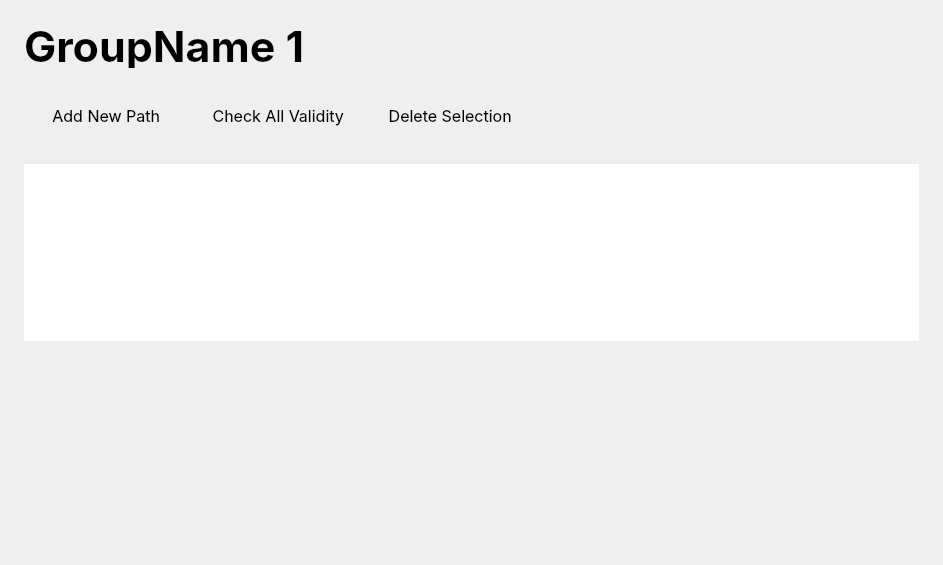
<?xml version="1.0" encoding="UTF-8"?>
<ui version="4.0">
 <class>GroupEditor</class>
 <widget class="QWidget" name="GroupEditor">
  <property name="geometry">
   <rect>
    <x>0</x>
    <y>0</y>
    <width>943</width>
    <height>565</height>
   </rect>
  </property>
  <property name="windowTitle">
   <string>Form</string>
  </property>
  <property name="styleSheet">
   <string notr="true">/*
*
*         widget background (group_editor_wdg)
*
*/
#GroupEditor
{
	background-color: &quot;#292929&quot;;
	color: &quot;#DBDBDB&quot;;
}


/*
*
*          group_name_lbl
*
*/
#GroupEditor #group_name_lbl
{
	color: &quot;#EFEFEF&quot;;
}


/*
*
*          ctrl_btn (control buttons)
*
*/

/** normal  **/
#GroupEditor #ctrl_new_btn ,
#GroupEditor #ctrl_delete_btn ,
#GroupEditor #ctrl_validity_btn
{
	padding-top: 8;
	padding-bottom: 8;
	padding-left: 8;
	padding-right: 8;

	border-radius: 24;
	height: 32;

	background-color: &quot;#404040&quot;;
}

/** hover  **/
#GroupEditor #ctrl_new_btn:hover ,
#GroupEditor #ctrl_validity_btn:hover
{
	background-color: &quot;#707070&quot;;
}

#GroupEditor #ctrl_delete_btn:hover
{
	background-color: &quot;#794C4C&quot;;
}

/** pressed  **/
#GroupEditor #ctrl_new_btn::pressed ,
#GroupEditor #ctrl_delete_btn::pressed ,
#GroupEditor #ctrl_validity_btn::pressed
{
	background-color: &quot;#756588&quot;;
}

#GroupEditor #ctrl_delete_btn::pressed
{
	background-color: &quot;#902A2C&quot;;
}


/*
*
*          TableView
*
*/

/** table bg  **/
#GroupEditor #table_view QWidget
{
	border-radius: 8;
	background-color: &quot;#404040&quot;;					/* table bg*/
}


#GroupEditor #table_view
{

	border-left: none;
	border-right: none;

	gridline-color: transparent;
	spacing: 8;

	outline: none;
	background-color: &quot;#383838&quot;;
	border-radius: 8;
}



/** table items  **/
#GroupEditor #table_view::item
{
	padding: 4;

	background-color: transparent;
	border-bottom: 1px solid &quot;#707070&quot;;  /* Bottom border for row separation */
}

#GroupEditor #table_view::item:selected
{
	color: white;
	background-color: &quot;#756588&quot;;  /* Bottom border for row separation */

	border: none;
	outline: none;
}


QHeaderView::section 
{
    border-left: none;
    border-right: none;
}

/*
*
*          mapper widget
*
*/

</string>
  </property>
  <layout class="QVBoxLayout" name="verticalLayout">
   <property name="spacing">
    <number>0</number>
   </property>
   <property name="leftMargin">
    <number>24</number>
   </property>
   <property name="topMargin">
    <number>24</number>
   </property>
   <property name="rightMargin">
    <number>24</number>
   </property>
   <property name="bottomMargin">
    <number>24</number>
   </property>
   <item>
    <widget class="QLabel" name="group_name_lbl">
     <property name="maximumSize">
      <size>
       <width>16777215</width>
       <height>44</height>
      </size>
     </property>
     <property name="font">
      <font>
       <family>Inter</family>
       <pointsize>32</pointsize>
       <bold>true</bold>
      </font>
     </property>
     <property name="text">
      <string>GroupName 1</string>
     </property>
    </widget>
   </item>
   <item>
    <spacer name="spc_top">
     <property name="orientation">
      <enum>Qt::Orientation::Vertical</enum>
     </property>
     <property name="sizeHint" stdset="0">
      <size>
       <width>20</width>
       <height>24</height>
      </size>
     </property>
    </spacer>
   </item>
   <item>
    <layout class="QHBoxLayout" name="btn_control_hbox">
     <property name="spacing">
      <number>12</number>
     </property>
     <item>
      <widget class="QPushButton" name="ctrl_new_btn">
       <property name="sizePolicy">
        <sizepolicy hsizetype="Minimum" vsizetype="Expanding">
         <horstretch>0</horstretch>
         <verstretch>0</verstretch>
        </sizepolicy>
       </property>
       <property name="minimumSize">
        <size>
         <width>160</width>
         <height>0</height>
        </size>
       </property>
       <property name="font">
        <font>
         <family>Inter</family>
         <pointsize>12</pointsize>
         <fontweight>Medium</fontweight>
        </font>
       </property>
       <property name="text">
        <string> Add New Path</string>
       </property>
       <property name="icon">
        <iconset resource="icons.qrc">
         <normaloff>:/icons/add_icon.svg</normaloff>:/icons/add_icon.svg</iconset>
       </property>
       <property name="iconSize">
        <size>
         <width>24</width>
         <height>24</height>
        </size>
       </property>
      </widget>
     </item>
     <item>
      <widget class="QPushButton" name="ctrl_validity_btn">
       <property name="sizePolicy">
        <sizepolicy hsizetype="Minimum" vsizetype="Expanding">
         <horstretch>0</horstretch>
         <verstretch>0</verstretch>
        </sizepolicy>
       </property>
       <property name="minimumSize">
        <size>
         <width>160</width>
         <height>0</height>
        </size>
       </property>
       <property name="font">
        <font>
         <family>Inter</family>
         <pointsize>12</pointsize>
         <fontweight>Medium</fontweight>
        </font>
       </property>
       <property name="text">
        <string> Check All Validity</string>
       </property>
       <property name="icon">
        <iconset resource="icons.qrc">
         <normaloff>:/icons/refresh_icon.svg</normaloff>:/icons/refresh_icon.svg</iconset>
       </property>
       <property name="iconSize">
        <size>
         <width>24</width>
         <height>24</height>
        </size>
       </property>
      </widget>
     </item>
     <item>
      <widget class="QPushButton" name="ctrl_delete_btn">
       <property name="sizePolicy">
        <sizepolicy hsizetype="Minimum" vsizetype="Expanding">
         <horstretch>0</horstretch>
         <verstretch>0</verstretch>
        </sizepolicy>
       </property>
       <property name="minimumSize">
        <size>
         <width>160</width>
         <height>0</height>
        </size>
       </property>
       <property name="font">
        <font>
         <family>Inter</family>
         <pointsize>12</pointsize>
         <fontweight>Medium</fontweight>
        </font>
       </property>
       <property name="text">
        <string> Delete Selection</string>
       </property>
       <property name="icon">
        <iconset resource="icons.qrc">
         <normaloff>:/icons/delete_icon.svg</normaloff>:/icons/delete_icon.svg</iconset>
       </property>
       <property name="iconSize">
        <size>
         <width>24</width>
         <height>24</height>
        </size>
       </property>
      </widget>
     </item>
     <item>
      <spacer name="ctrl_spc">
       <property name="orientation">
        <enum>Qt::Orientation::Horizontal</enum>
       </property>
       <property name="sizeHint" stdset="0">
        <size>
         <width>40</width>
         <height>20</height>
        </size>
       </property>
      </spacer>
     </item>
    </layout>
   </item>
   <item>
    <spacer name="spc_mid">
     <property name="orientation">
      <enum>Qt::Orientation::Vertical</enum>
     </property>
     <property name="sizeHint" stdset="0">
      <size>
       <width>20</width>
       <height>24</height>
      </size>
     </property>
    </spacer>
   </item>
   <item>
    <widget class="QTableView" name="table_view">
     <property name="sizePolicy">
      <sizepolicy hsizetype="Expanding" vsizetype="Expanding">
       <horstretch>0</horstretch>
       <verstretch>2</verstretch>
      </sizepolicy>
     </property>
     <property name="font">
      <font>
       <family>Inter</family>
       <pointsize>12</pointsize>
      </font>
     </property>
     <property name="verticalScrollBarPolicy">
      <enum>Qt::ScrollBarPolicy::ScrollBarAlwaysOff</enum>
     </property>
     <property name="autoScroll">
      <bool>true</bool>
     </property>
     <property name="editTriggers">
      <set>QAbstractItemView::EditTrigger::NoEditTriggers</set>
     </property>
     <property name="verticalScrollMode">
      <enum>QAbstractItemView::ScrollMode::ScrollPerPixel</enum>
     </property>
     <property name="cornerButtonEnabled">
      <bool>false</bool>
     </property>
     <attribute name="horizontalHeaderMinimumSectionSize">
      <number>60</number>
     </attribute>
     <attribute name="horizontalHeaderDefaultSectionSize">
      <number>120</number>
     </attribute>
     <attribute name="verticalHeaderVisible">
      <bool>false</bool>
     </attribute>
    </widget>
   </item>
   <item>
    <spacer name="spc_btm">
     <property name="orientation">
      <enum>Qt::Orientation::Vertical</enum>
     </property>
     <property name="sizeHint" stdset="0">
      <size>
       <width>20</width>
       <height>24</height>
      </size>
     </property>
    </spacer>
   </item>
   <item>
    <widget class="QWidget" name="path_info_mapper" native="true">
     <property name="sizePolicy">
      <sizepolicy hsizetype="Preferred" vsizetype="Preferred">
       <horstretch>0</horstretch>
       <verstretch>2</verstretch>
      </sizepolicy>
     </property>
     <property name="minimumSize">
      <size>
       <width>0</width>
       <height>100</height>
      </size>
     </property>
    </widget>
   </item>
  </layout>
 </widget>
 <resources>
  <include location="icons.qrc"/>
 </resources>
 <connections/>
</ui>
